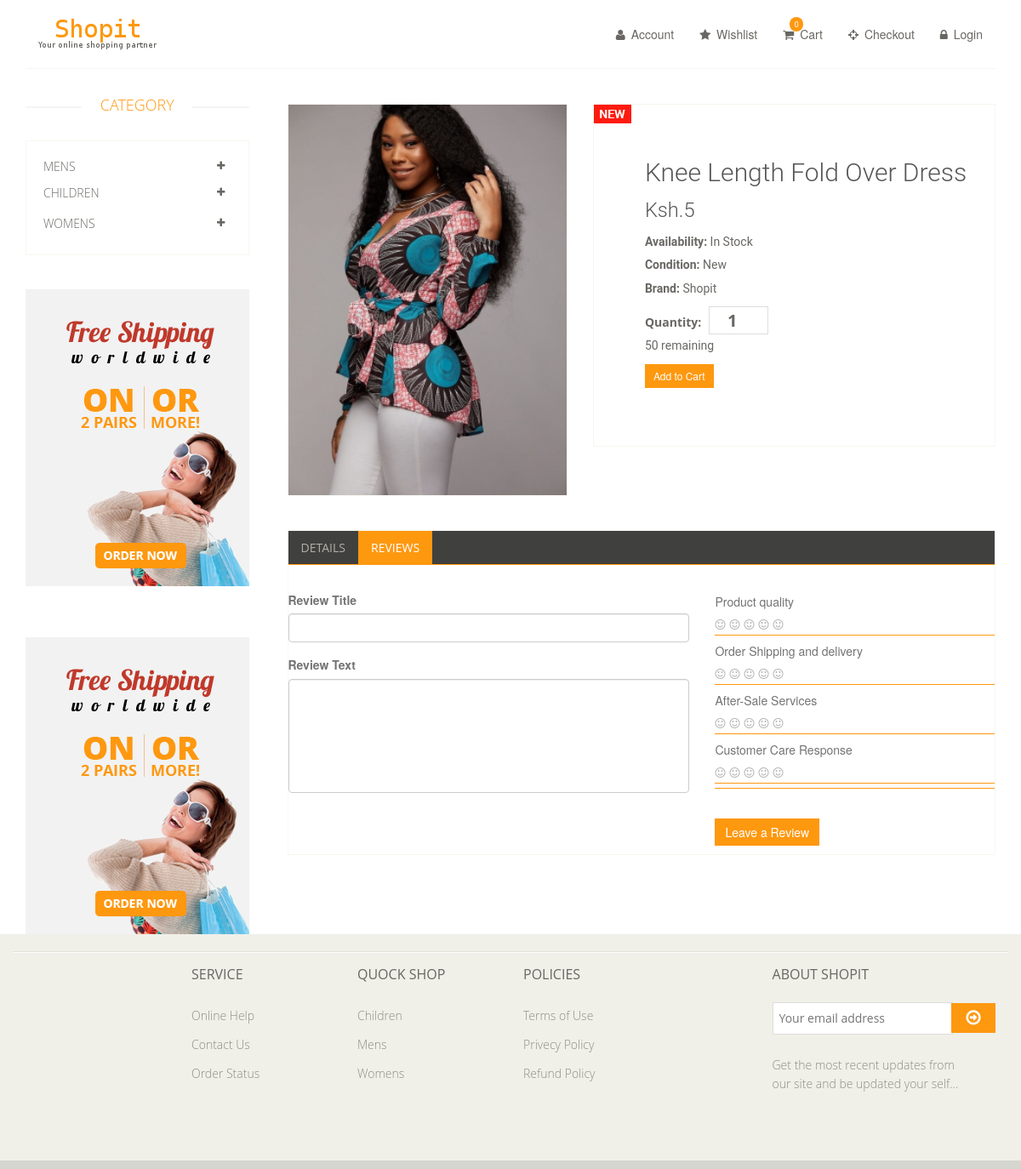
Screenshot of /product.php?q=19 with the database file from the repository.
### tables this page shows
CREATE TABLE `images` (
  `imageId` int(11) NOT NULL,
  `itemId` int(11) NOT NULL,
  `m_url` text NOT NULL,
  `s_url` text NOT NULL
);

CREATE TABLE `items` (
  `itemId` int(100) NOT NULL,
  `itemname` varchar(80) NOT NULL,
  `description` text NOT NULL,
  `date` timestamp NOT NULL DEFAULT CURRENT_TIMESTAMP,
  `price` int(40) NOT NULL,
  `instock` tinyint(1) NOT NULL
);

### admin/database.php (called while the page is built, shortened)
<?php
class MySQLDB
{
   var $connection;
   function MySQLDB(){
      $this->connection = mysqli_connect(DB_SERVER, DB_USER, DB_PASS) or die(mysql_error());
      mysqli_select_db($this->connection,DB_NAME) or die(mysql_error());
   }
function getItemInfo($itemId){
$q="SELECT * FROM ".TBL_ITEMS." INNER JOIN ".TBL_IMAGES." on ".TBL_ITEMS.".itemId= ".TBL_IMAGES.".itemId WHERE ".TBL_ITEMS.".itemId=".$itemId;
  $result = mysqli_query($this->connection,$q);
$thisarray=array();
while($dbarray = mysqli_fetch_array($result)){
  $thisarray[]=$dbarray;
}
return $thisarray;
}
};
$database = new MySQLDB;
?>

### product.php (the view, shortened to what this page needs)
<!DOCTYPE html>
<html lang="en">
<head>
    <link href="css/bootstrap.min.css" rel="stylesheet">
    <link href="css/font-awesome.min.css" rel="stylesheet">
    <link href="css/prettyPhoto.css" rel="stylesheet">
    <link href="css/price-range.css" rel="stylesheet">
    <link href="css/animate.css" rel="stylesheet">
	<link href="css/main.css" rel="stylesheet">
	<link href="css/responsive.css" rel="stylesheet">
</head>
<body>
<?php include('header.php');?>
	<section>
		<div class="container">
			<div class="row">
				<div class="col-sm-3">
          <div class="left-sidebar">
            <h2>Category</h2>
            <div class="panel-group category-products" id="accordian">
            <div class="panel panel-default">
                <div class="panel-heading">
                  <h4 class="panel-title">
                    <a data-toggle="collapse" data-parent="#accordian" href="#mens">
                      <span class="badge pull-right"><i class="fa fa-plus"></i></span>
                      Mens
                    </a>
                  </h4>
                </div>
                <div class="panel panel-default">
                  <div class="panel-heading">
                    <h4 class="panel-title">
                      <a data-toggle="collapse" data-parent="#accordian" href="#sportswear">
                        <span class="badge pull-right"><i class="fa fa-plus"></i></span>
                        Children
                      </a>
                    </h4>
                  </div>
                </div>
              </div>
              <div class="panel panel-default">
                <div class="panel-heading">
                  <h4 class="panel-title">
                    <a data-toggle="collapse" data-parent="#accordian" href="#womens">
                      <span class="badge pull-right"><i class="fa fa-plus"></i></span>
                      Womens
                    </a>
                  </h4>
                </div>
              </div>
            </div>
            <div class="shipping text-center">
              <img src="images/home/shipping.jpg" alt="" />
            </div>
            <div class="shipping text-center">
              <img src="images/home/shipping.jpg" alt="" />
            </div>
          </div>
      	</div>
				<div class="col-sm-9 padding-right">
          <?php
          $id=$_GET['q'];
$rows=$database->getItemInfo($id);
if($rows != NULL){
foreach($rows as $row){
           ?>
					<div class="product-details">
						<div class="col-sm-5">
							<div class="view-product">
								<img src="<?=$row['m_url'];?>" alt="" />
							</div>
						</div>
						<div class="col-sm-7">
							<div class="product-information">
								<img src="images/product-details/new.jpg" class="newarrival" alt="" />
								<h2><?=$row['itemname'];?></h2>
									<h4>Ksh.<?=$row['price'];?></h4>
								<p><b>Availability:</b> In Stock</p>
								<p><b>Condition:</b> New</p>
								<p><b>Brand:</b> Shopit</p>
                <span>
                    <form class="form-item" method="post" action="process.php">
                <label>Quantity:</label>
                <input type="number" class="qty"name="qty" value="1"placeholder=""  />
                  <p><?=$row['instock'];?> remaining</p>
                <button type="submit" id="button" class="btn btn-primary btn-sm ">Add to Cart</button>
                </form>
                </span>
							</div>
						</div>
					</div>
					<div class="category-tab shop-details-tab">
						<div class="col-sm-12">
							<ul class="nav nav-tabs">
								<li><a href="#details" data-toggle="tab">Details</a></li>
								<li class="active"><a href="#reviews" data-toggle="tab">Reviews</a></li>
							</ul>
						</div>
						<div class="tab-content">
                  <div class="row">
                      <form action="process.php" method="POST">
                  <div class="col-md-7">
                  <div class="form-group">
                  <label>Review Title</label>
                  <input class="form-control" type="text" name="title"/>
                  </div>
                  <div class="form-group">
                  <label>Review Text</label>
                  <textarea class="form-control" rows="6" name="review"></textarea>
                  </div>
                  </div>
                  <div class="col-md-5">
                  <ul class="list booking-item-raiting-summary-list stats-list-select">
                  <li>
                  <div class="booking-item-raiting-list-title">Product quality</div>
                  <ul class="icon-group booking-item-rating-stars">
                  <li><i class="fa fa-smile-o"></i>
                  </li>
                  <li><i class="fa fa-smile-o"></i>
                  </li>
                  <li><i class="fa fa-smile-o"></i>
                  </li>
                  <li><i class="fa fa-smile-o"></i>
                  </li>
                  <li><i class="fa fa-smile-o"></i>
                  </li>
                  </ul>
                  </li>
                  <li>
                  <div class="booking-item-raiting-list-title">Order Shipping and delivery</div>
                  <ul class="icon-group booking-item-rating-stars">
                  <li><i class="fa fa-smile-o"></i>
                  </li>
                  <li><i class="fa fa-smile-o"></i>
                  </li>
                  <li><i class="fa fa-smile-o"></i>
                  </li>
                  <li><i class="fa fa-smile-o"></i>
                  </li>
                  <li><i class="fa fa-smile-o"></i>
                  </li>
                  </ul>
                  </li>
                  <li>
                  <div class="booking-item-raiting-list-title">After-Sale Services</div>
                  <ul class="icon-group booking-item-rating-stars">
                  <li><i class="fa fa-smile-o"></i>
                  </li>
                  <li><i class="fa fa-smile-o"></i>
                  </li>
                  <li><i class="fa fa-smile-o"></i>
                  </li>
                  <li><i class="fa fa-smile-o"></i>
                  </li>
                  <li><i class="fa fa-smile-o"></i>
                  </li>
                  </ul>
                  </li>
                  <li>
                  <div class="booking-item-raiting-list-title">Customer Care Response</div>
                  <ul class="icon-group booking-item-rating-stars">
                  <li><i class="fa fa-smile-o"></i>
                  </li>
                  <li><i class="fa fa-smile-o"></i>
                  </li>
                  <li><i class="fa fa-smile-o"></i>
                  </li>
                  <li><i class="fa fa-smile-o"></i>
                  </li>
                  <li><i class="fa fa-smile-o"></i>
                  </li>
                  </ul>
                  </li>
                  </ul>
                  <input class="btn btn-primary" type="submit" value="Leave a Review"/>
                  </div>
                      </form>
                  </div>
								</div>
							</div>
						</div>
					</div>
        <?php }
      }
        ?>
				</div>
	</section>
  <?php include('footer.php'); ?>
</body>
</html>

### product.php (style rules this page uses)
.btn.btn-primary, .product-information span { margin-top: 5px !important; }
.col-md-5 .list, .icon-group { background: #ffff !important; }
.qty { width:70px !important; }

### rows the page displays
images: m_url (picture), itemId.itemname "Knee Length Fold Over Dress", itemId.price "5", itemId.instock "50"
